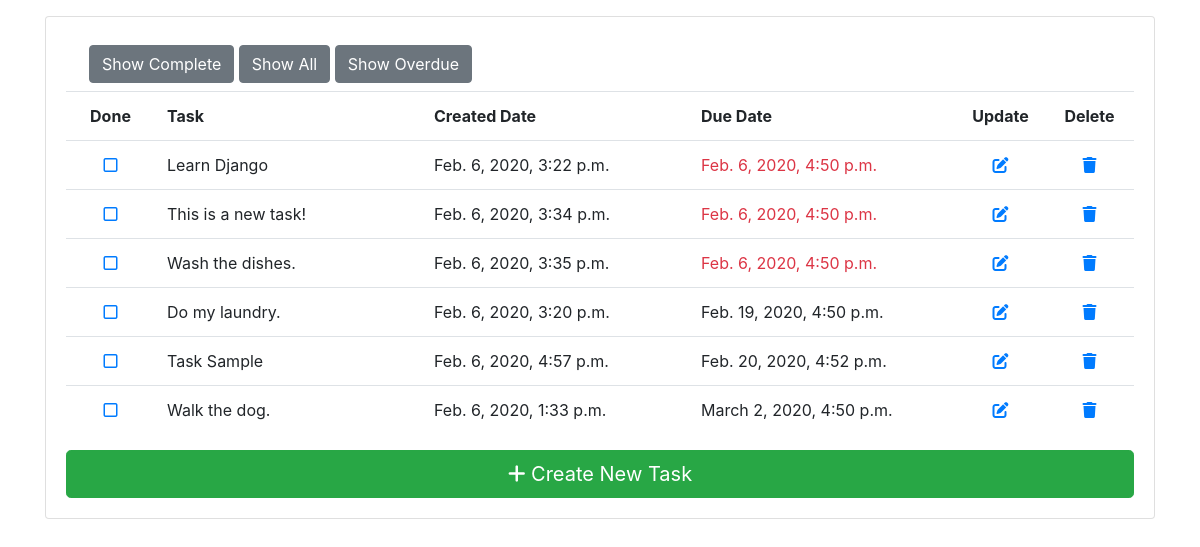
Page /todo/incomplete on the committed database.
### todo/models.py (models this page shows, shortened)
class Todo (models.Model):
    task = models.CharField(max_length=1024)
    done = models.BooleanField(default=False)
    due = models.DateTimeField(default=now, blank=True)
    created = models.DateTimeField(auto_now_add=True)
    updated = models.DateTimeField(auto_now=True)
    class Meta:
        ordering = ('due', '-done')
    @property
    def is_past_due(self):
        return now() > self.due

### todo/views.py (the view)
# urls.py: path('incomplete',  views.TodoIncompleteListView.as_view(),
class TodoIncompleteListView(ListView):
    model = Todo
    context_object_name = 'todos'
    queryset = Todo.objects.filter(done=False)

### todo/templates/todo/todo_list.html
{% extends "base.html" %}
{% block content %}
<div class="container m-2">
    {% if "incomplete" in request.path %}
    <a href="{% url "todo_filtered_list" 'complete' %}" class="btn btn-secondary">Show Complete</a> {% else %}
    <a href="{% url "todo_filtered_list" 'incomplete' %}" class="btn btn-secondary">Hide Complete</a> {% endif %}
    <a href="{% url "todo_list" %}" class="btn btn-secondary">Show All</a>
    <a href="{% url "todo_filtered_list" 'overdue' %}" class="btn btn-secondary">Show Overdue</a>
</div>
<table class="table">
    <tr class="d-flex">
        <th scope="col" class="col-1 text-center">Done</th>
        <th scope="col" class="col-3">Task</th>
        <th scope="col" class="col-3">Created Date</th>
        <th scope="col" class="col-3">Due Date</th>
        <th scope="col" class="col-1 text-center">Update</th>
        <th scope="col" class="col-1 text-center">Delete</th>
    </tr>
    {% for todo in todos %}
    <tr class="d-flex">
        <td class="col-1 text-center">
            <a href="{% url "todo_complete" todo.id %}">
        {% if todo.done %}
        <i class="fas fa-check-square"></i>
        {% else %}
        <i class="far fa-square"></i>
        {% endif %}
    </td>
    <td class="col-3">{{ todo.task }}</td>
    <td class="col-3">{{ todo.created }}</td>
    <td class="col-3 {% if todo.is_past_due%}text-danger{% endif %}">{{ todo.due }}</td>
    <td class="col-1 text-center"><a href="{% url "todo_update" todo.id %}"><i class="fas fa-edit"></i></td>
    <td class="col-1 text-center"><a href="{% url "todo_delete" todo.id  %}"><i class="fas fa-trash"></i></td>
  </tr>
  {% endfor %}
</table>
<a class="btn btn-success  btn-lg btn-block" href="{% url "todo_create" %}">
  <i class="fas fa-plus"></i> Create New Task
</a> {% endblock %}

### rows in the picture
Todo: done False (drawn), task "Learn Django", created "Feb. 6, 2020, 3:22 p.m.", due "Feb. 6, 2020, 4:50 p.m."
Todo: done False (drawn), task "This is a new task!", created "Feb. 6, 2020, 3:34 p.m.", due "Feb. 6, 2020, 4:50 p.m."
Todo: done False (drawn), task "Wash the dishes.", created "Feb. 6, 2020, 3:35 p.m.", due "Feb. 6, 2020, 4:50 p.m."
Todo: done False (drawn), task "Do my laundry.", created "Feb. 6, 2020, 3:20 p.m.", due "Feb. 19, 2020, 4:50 p.m."
Todo: done False (drawn), task "Task Sample", created "Feb. 6, 2020, 4:57 p.m.", due "Feb. 20, 2020, 4:52 p.m."
Todo: done False (drawn), task "Walk the dog.", created "Feb. 6, 2020, 1:33 p.m.", due "March 2, 2020, 4:50 p.m."
